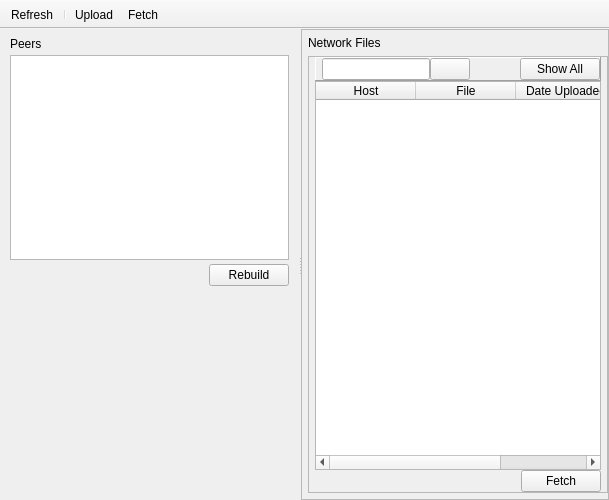
<?xml version="1.0" encoding="UTF-8"?>
<ui version="4.0">
 <class>MainWindow</class>
 <widget class="QMainWindow" name="MainWindow">
  <property name="geometry">
   <rect>
    <x>0</x>
    <y>0</y>
    <width>609</width>
    <height>500</height>
   </rect>
  </property>
  <property name="windowTitle">
   <string>py2py</string>
  </property>
  <widget class="QWidget" name="centralWidget">
   <layout class="QHBoxLayout" name="horizontalLayout">
    <property name="spacing">
     <number>0</number>
    </property>
    <property name="leftMargin">
     <number>0</number>
    </property>
    <property name="topMargin">
     <number>0</number>
    </property>
    <property name="rightMargin">
     <number>0</number>
    </property>
    <property name="bottomMargin">
     <number>0</number>
    </property>
    <item>
     <widget class="QSplitter" name="centalSplitter">
      <property name="orientation">
       <enum>Qt::Horizontal</enum>
      </property>
      <property name="handleWidth">
       <number>3</number>
      </property>
      <property name="childrenCollapsible">
       <bool>false</bool>
      </property>
      <widget class="QFrame" name="peerFrame">
       <property name="sizePolicy">
        <sizepolicy hsizetype="Expanding" vsizetype="Expanding">
         <horstretch>0</horstretch>
         <verstretch>0</verstretch>
        </sizepolicy>
       </property>
       <property name="minimumSize">
        <size>
         <width>100</width>
         <height>0</height>
        </size>
       </property>
       <property name="maximumSize">
        <size>
         <width>300</width>
         <height>16777215</height>
        </size>
       </property>
       <property name="baseSize">
        <size>
         <width>200</width>
         <height>0</height>
        </size>
       </property>
       <layout class="QVBoxLayout" name="verticalLayout_3">
        <property name="spacing">
         <number>4</number>
        </property>
        <property name="leftMargin">
         <number>10</number>
        </property>
        <property name="topMargin">
         <number>8</number>
        </property>
        <item>
         <widget class="QLabel" name="peerButton">
          <property name="text">
           <string>Peers</string>
          </property>
         </widget>
        </item>
        <item>
         <widget class="QListWidget" name="listWidget"/>
        </item>
        <item>
         <layout class="QHBoxLayout" name="rebuildHorizontalLayout">
          <item>
           <spacer name="horizontalSpacer_2">
            <property name="orientation">
             <enum>Qt::Horizontal</enum>
            </property>
            <property name="sizeHint" stdset="0">
             <size>
              <width>40</width>
              <height>20</height>
             </size>
            </property>
           </spacer>
          </item>
          <item>
           <widget class="QPushButton" name="rebuildButton">
            <property name="text">
             <string>Rebuild</string>
            </property>
           </widget>
          </item>
         </layout>
        </item>
        <item>
         <spacer name="verticalSpacer_2">
          <property name="orientation">
           <enum>Qt::Vertical</enum>
          </property>
          <property name="sizeHint" stdset="0">
           <size>
            <width>20</width>
            <height>40</height>
           </size>
          </property>
         </spacer>
        </item>
       </layout>
      </widget>
      <widget class="QFrame" name="fileFrame">
       <property name="frameShape">
        <enum>QFrame::StyledPanel</enum>
       </property>
       <property name="frameShadow">
        <enum>QFrame::Raised</enum>
       </property>
       <layout class="QVBoxLayout" name="verticalLayout_2">
        <property name="spacing">
         <number>6</number>
        </property>
        <property name="leftMargin">
         <number>6</number>
        </property>
        <property name="topMargin">
         <number>6</number>
        </property>
        <property name="rightMargin">
         <number>0</number>
        </property>
        <property name="bottomMargin">
         <number>6</number>
        </property>
        <item>
         <widget class="QLabel" name="fileLabel">
          <property name="text">
           <string>Network Files</string>
          </property>
         </widget>
        </item>
        <item>
         <widget class="QFrame" name="innerFileFrame">
          <property name="frameShape">
           <enum>QFrame::StyledPanel</enum>
          </property>
          <property name="frameShadow">
           <enum>QFrame::Sunken</enum>
          </property>
          <layout class="QVBoxLayout" name="verticalLayout_5">
           <property name="spacing">
            <number>0</number>
           </property>
           <property name="leftMargin">
            <number>6</number>
           </property>
           <property name="topMargin">
            <number>0</number>
           </property>
           <property name="rightMargin">
            <number>6</number>
           </property>
           <property name="bottomMargin">
            <number>0</number>
           </property>
           <item>
            <widget class="QFrame" name="fileOptionsFrame">
             <property name="frameShape">
              <enum>QFrame::Panel</enum>
             </property>
             <property name="frameShadow">
              <enum>QFrame::Raised</enum>
             </property>
             <layout class="QHBoxLayout" name="horizontalLayout_2">
              <property name="spacing">
               <number>0</number>
              </property>
              <property name="leftMargin">
               <number>6</number>
              </property>
              <property name="topMargin">
               <number>0</number>
              </property>
              <property name="rightMargin">
               <number>0</number>
              </property>
              <property name="bottomMargin">
               <number>0</number>
              </property>
              <item>
               <widget class="QLineEdit" name="searchLineEdit"/>
              </item>
              <item>
               <widget class="QPushButton" name="searchButton">
                <property name="text">
                 <string/>
                </property>
                <property name="icon">
                 <iconset>
                  <normaloff>Resources/magnifier13.png</normaloff>Resources/magnifier13.png</iconset>
                </property>
                <property name="iconSize">
                 <size>
                  <width>12</width>
                  <height>12</height>
                 </size>
                </property>
               </widget>
              </item>
              <item>
               <spacer name="horizontalSpacer">
                <property name="orientation">
                 <enum>Qt::Horizontal</enum>
                </property>
                <property name="sizeHint" stdset="0">
                 <size>
                  <width>26</width>
                  <height>20</height>
                 </size>
                </property>
               </spacer>
              </item>
              <item>
               <widget class="QPushButton" name="showAllButton">
                <property name="text">
                 <string>Show All</string>
                </property>
               </widget>
              </item>
             </layout>
            </widget>
           </item>
           <item>
            <widget class="QTableWidget" name="fileTableWidget">
             <property name="selectionMode">
              <enum>QAbstractItemView::SingleSelection</enum>
             </property>
             <property name="cornerButtonEnabled">
              <bool>false</bool>
             </property>
             <attribute name="horizontalHeaderCascadingSectionResizes">
              <bool>false</bool>
             </attribute>
             <attribute name="horizontalHeaderStretchLastSection">
              <bool>false</bool>
             </attribute>
             <column>
              <property name="text">
               <string>Host</string>
              </property>
             </column>
             <column>
              <property name="text">
               <string>File</string>
              </property>
             </column>
             <column>
              <property name="text">
               <string>Date Uploaded</string>
              </property>
             </column>
            </widget>
           </item>
           <item>
            <layout class="QHBoxLayout" name="fetchHorizontalLayout">
             <item>
              <spacer name="horizontalSpacer_3">
               <property name="orientation">
                <enum>Qt::Horizontal</enum>
               </property>
               <property name="sizeHint" stdset="0">
                <size>
                 <width>40</width>
                 <height>20</height>
                </size>
               </property>
              </spacer>
             </item>
             <item>
              <widget class="QPushButton" name="fetchButton">
               <property name="text">
                <string>Fetch</string>
               </property>
              </widget>
             </item>
            </layout>
           </item>
          </layout>
         </widget>
        </item>
       </layout>
      </widget>
     </widget>
    </item>
   </layout>
  </widget>
  <widget class="QToolBar" name="toolBar">
   <property name="windowTitle">
    <string>toolBar</string>
   </property>
   <property name="movable">
    <bool>false</bool>
   </property>
   <property name="iconSize">
    <size>
     <width>16</width>
     <height>16</height>
    </size>
   </property>
   <property name="floatable">
    <bool>false</bool>
   </property>
   <attribute name="toolBarArea">
    <enum>TopToolBarArea</enum>
   </attribute>
   <attribute name="toolBarBreak">
    <bool>false</bool>
   </attribute>
   <addaction name="actionRefresh"/>
   <addaction name="separator"/>
   <addaction name="actionUpload"/>
   <addaction name="actionFetch"/>
  </widget>
  <action name="actionRefresh">
   <property name="icon">
    <iconset>
     <normaloff>Resources/refresh.png</normaloff>Resources/refresh.png</iconset>
   </property>
   <property name="text">
    <string>Refresh</string>
   </property>
   <property name="shortcut">
    <string>Ctrl+R</string>
   </property>
  </action>
  <action name="actionUpload">
   <property name="icon">
    <iconset>
     <normaloff>Resources/upload119.png</normaloff>Resources/upload119.png</iconset>
   </property>
   <property name="text">
    <string>Upload</string>
   </property>
   <property name="toolTip">
    <string>Upload a File</string>
   </property>
  </action>
  <action name="actionFetch">
   <property name="icon">
    <iconset>
     <normaloff>Resources/download61.png</normaloff>Resources/download61.png</iconset>
   </property>
   <property name="text">
    <string>Fetch</string>
   </property>
   <property name="toolTip">
    <string>Fetch the Selected File</string>
   </property>
  </action>
  <action name="actionRebuild">
   <property name="text">
    <string>Rebuild</string>
   </property>
   <property name="toolTip">
    <string>Rebuild</string>
   </property>
  </action>
 </widget>
 <resources/>
 <connections/>
</ui>
